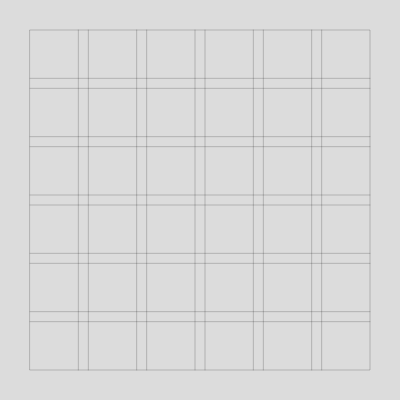
Frame 1 (no input)
Frame 60 (no input): identical to frame 1, image omitted
Frame 120 (the mouse pressed at the canvas centre since frame 60): identical to frame 1, image omitted

The p5.js sketch that drew this single still picture (run headless with seeded random() and noise() and a simulated clock; from frame 60 on, the mouse is pressed at the canvas centre):

// p5.js sketch
// ── sketch.js
var grid;

function setup() {
  createCanvas(400, 400);

  grid = new Grid();

  // configure the grid
  // grid.gutter = 5;
  // grid.margin = 20;
  // grid.columns = 8;
  // grid.rows = 8;
  // grid.strokeGrid = color(200, 0, 0);
  // grid.strokeGrid = color(200, 0, 0, 0); // transparent
  // grid.strokeFlowLines = color(255, 0, 0, 50);
  // grid.flowLines = 5;
  // grid.fillModule = color("#EEEEFF66");
}

function draw() {
  background(220);

  // ellipse(width / 2, height / 2, width, height);
  grid.draw();


  // grid.draw(100, 100, 200, 200);
}

// ── Grid.js
// Based on https://visme.co/blog/layout-design/

// Pierre Rossel 2025-03-21

class Grid {
    constructor() {
        this.VERSION = "0.1.0";
        this.gutter = 10;
        this.margin = 30;
        this.columns = 6;
        this.rows = 6;
        this.strokeGrid = null;
        this.strokeFlowLines = null;
        this.fillModule = null;  // Fill color of the module
        this.flowLines = null; // Number of flow lines per module. If set, will override the gutter
    }

    draw(x = 0, y = 0, w = width, h = height) {
        push();
        translate(x + this.margin, y + this.margin);

        // remove the margins
        w -= 2 * this.margin;
        h -= 2 * this.margin;

        noFill()

        // If flow lines is set, the gutter is calculated to be the same as the flow lines
        if (this.flowLines) {
            var flowLineHeight = h / (this.rows * this.flowLines + this.rows - 1)
            this.gutter = flowLineHeight
        };

        // calculate the width of a column
        var colWidth = (w - this.gutter * (this.columns - 1)) / this.columns;
        // calculate the height of a row
        var rowHeight = (h - this.gutter * (this.rows - 1)) / this.rows;

        // draw the modules
        if (this.fillModule) {
            noStroke()
            fill(this.fillModule);
            for (var i = 0; i < this.rows; i++) {
                var y = i * (rowHeight + this.gutter);
                for (var iCol = 0; iCol < this.columns; iCol++) {
                    var x = iCol * (colWidth + this.gutter);
                    rect(x, y, colWidth, rowHeight);
                }
            }
        }

        // draw the outline of the grid  
        if (this.strokeGrid) {
            stroke(this.strokeGrid);
        }
        else {
            stroke(0, 50);
        }
        rect(0, 0, w, h);

        // draw the vertical lines
        for (var i = 0; i < this.columns - 1; i++) {
            var x = i * (colWidth + this.gutter) + colWidth;
            line(x, 0, x, h);
            line(x + this.gutter, 0, x + this.gutter, h);
        }

        // draw the horizontal lines
        for (var i = 0; i < this.rows - 1; i++) {
            var y = i * (rowHeight + this.gutter) + rowHeight;
            line(0, y, w, y);
            line(0, y + this.gutter, w, y + this.gutter);
        }

        // draw the flow lines
        if (this.flowLines) {
            if (this.strokeFlowLines) {
                stroke(this.strokeFlowLines);
            }
            else {
                stroke(255, 50, 255, 50);
            }

            // horizontal flow lines
            for (var iRow = 0; iRow < this.rows; iRow++) {
                for (var iLine = 1; iLine <= this.flowLines; iLine++) {
                    var yLine = iRow * (rowHeight + this.gutter) + iLine * flowLineHeight;
                    line(0, yLine, w, yLine);
                }
            }
        }

        pop();
    }
}
